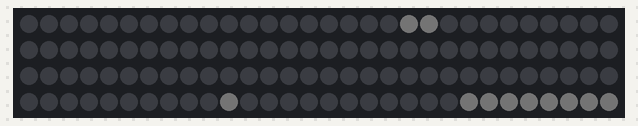
Bench run of a sketch on a simulated ATtiny85, built with avr-gcc and run on an emulated ATtiny85. On the bench: 120 RGB LEDs in strip order, left to right, continuing on the next row. Wiring (inferred from the names in the program): DS3231 clock at I2C address 0x68. Dim RGB values are drawn brighter than linear; the local clock reads 2024-03-15 10:24:30 at power-on unless the sketch sets it.

Above: at 1.16 s.

The sketch:

flash_test.ino
```cpp
#include <Adafruit_DotStar.h>
#include <SPI.h>
#include <Wire.h>
//=============================
// G L O B A L   V A R S
//======================================================
#define DS3231_I2C_ADDRESS 0x68
#define NUMPIXELS 120
#define DATAPIN    4 //YELLOW
#define CLOCKPIN   5 //GREEN
Adafruit_DotStar strip = Adafruit_DotStar(
  NUMPIXELS, DATAPIN, CLOCKPIN, DOTSTAR_BRG);

const int hourLen                     = 2;
const int minuteLen                   = 8;

const int colorStep                   = 1;
const int colorMax                    = 70;
const int colorMin                    = 0;

int hourPoints[hourLen]               = {-1, -1};
int minutePoints[minuteLen]           = {-1, -1, -1, -1, -1, -1, -1, -1};
int secondPoint                       = -1;
int newHourPoints[hourLen];
int newMinutePoints[minuteLen];
int newSecondPoint;

//=============================
// I N I T
//======================================================
 void setup() {
  #if defined(__AVR_ATtiny85__) && (F_CPU == 16000000L)
    clock_prescale_set(clock_div_1);                              // Enable 16 MHz on Trinket
  #endif
  strip.begin();                                                  // Initialize pins for output
  strip.show();                                                   // Turn all LEDs off ASAP
  Wire.begin();
  pinMode(13, OUTPUT);                                            // Sanity check LED
  Serial.begin(9600);
  setDS3231time(50, 58, 2, 0, 0, 0, 0);
}

//=============================
// M A I N   L O O P
//======================================================
byte newSecond, newMinute, newHour, dayOfWeek, dayOfMonth, newMonth, newYear;
int hours       = -1;
int minutes     = -1;
int seconds     = -1;
int pulse       = 0; //0 = no movement, 1 = go down, 2 = go up
int color       = colorMax;
void loop() {
  readDS3231time(&newSecond, &newMinute, &newHour, &dayOfWeek, &dayOfMonth, &newMonth, &newYear);

  // HOURS
  if (hours != newHour) {
    hours = newHour;
    int hourHalfLen = hourLen / 2;
    int j = hourHalfLen * -1;
    for (int i = 0; i < hourLen; i++) {
      newHourPoints[i] = (((j + (hours * 10)) + 120) % 120);
      j++;
    }
  }

  // MINUTES
  if (minutes != newMinute) {
    minutes = newMinute;
    int minuteHalfLen = minuteLen / 2;
    int j = minuteHalfLen * -1;
    for (int i = 0; i < minuteLen; i++) {
      newMinutePoints[i] = (((j + (minutes * 2)) + 120) % 120);
      j++;
    }
  }

  // SECONDS
  if (seconds != newSecond) {
    seconds = newSecond;
    newSecondPoint = seconds * 2;
    if (seconds % 2 == 0) {
      //Serial.println("here");
      pulse = 1;
    } else {
      pulse = 2;
    }
  }

  if (pulse == 1) {
    if (color > colorMin) {
      /*
      for (int i = 0; i < hourLen; i++) {
        strip.setPixelColor(hourPoints[i], color, color, color);
      }
      for (int i = 0; i < minuteLen; i++) {
        strip.setPixelColor(minutePoints[i], color, color, color);
      }
      strip.setPixelColor(secondPoint, color, color, color);
      */
      color -= colorStep;
    } else {
      for (int i = 0; i < hourLen; i++) {
        //strip.setPixelColor(hourPoints[i], 0, 0, 0);
        hourPoints[i] = newHourPoints[i];
      }
      for (int i = 0; i < minuteLen; i++) {
        //strip.setPixelColor(minutePoints[i], 0, 0, 0);
        minutePoints[i] = newMinutePoints[i];
      }
      //strip.setPixelColor(secondPoint, 0, 0, 0);
      secondPoint = newSecondPoint;
      color = colorMin;
      pulse = 0;
    }
  } else if (pulse == 2) {
    if (color < colorMax) {
      /*
      for (int i = 0; i < hourLen; i++) {
        strip.setPixelColor(hourPoints[i], color, color, color);
      }
      for (int i = 0; i < minuteLen; i++) {
        strip.setPixelColor(minutePoints[i], color, color, color);
      }
      strip.setPixelColor(secondPoint, color, color, color);
      */
      color += colorStep;
    } else {
      color = colorMax;
      pulse = 0;
    }
  }
  for (int i = 0; i < hourLen; i++) {
    strip.setPixelColor(hourPoints[i], color, color, color);
  }
  for (int i = 0; i < minuteLen; i++) {
    strip.setPixelColor(minutePoints[i], color, color, color);
  }
  strip.setPixelColor(secondPoint, color, color, color);
  //Serial.println(color);
  strip.show();
}

//=============================
// R T C
//======================================================
// Convert normal decimal numbers to binary coded decimal
byte decToBcd(byte val)
{
  return( (val/10*16) + (val%10) );
}
// Convert binary coded decimal to normal decimal numbers
byte bcdToDec(byte val)
{
  return( (val/16*10) + (val%16) );
}

void setDS3231time(byte newSecond, byte newMinute, byte newHour, byte dayOfWeek, byte
dayOfMonth, byte newMonth, byte newYear)
{
  // sets time and date data to DS3231
  Wire.beginTransmission(DS3231_I2C_ADDRESS);
  Wire.write(0); // set next input to start at the seconds register
  Wire.write(decToBcd(newSecond)); // set seconds
  Wire.write(decToBcd(newMinute)); // set minutes
  Wire.write(decToBcd(newHour)); // set hours
  Wire.write(decToBcd(dayOfWeek)); // set day of week (1=Sunday, 7=Saturday)
  Wire.write(decToBcd(dayOfMonth)); // set date (1 to 31)
  Wire.write(decToBcd(newMonth)); // set month
  Wire.write(decToBcd(newYear)); // set year (0 to 99)
  Wire.endTransmission();
}
void readDS3231time(byte *newSecond,
byte *newMinute,
byte *newHour,
byte *dayOfWeek,
byte *dayOfMonth,
byte *newMonth,
byte *newYear)
{
  Wire.beginTransmission(DS3231_I2C_ADDRESS);
  Wire.write(0); // set DS3231 register pointer to 00h
  Wire.endTransmission();
  Wire.requestFrom(DS3231_I2C_ADDRESS, 7);
  // request seven bytes of data from DS3231 starting from register 00h
  *newSecond = bcdToDec(Wire.read() & 0x7f);
  *newMinute = bcdToDec(Wire.read());
  *newHour = bcdToDec(Wire.read() & 0x3f);
  *dayOfWeek = bcdToDec(Wire.read());
  *dayOfMonth = bcdToDec(Wire.read());
  *newMonth = bcdToDec(Wire.read());
  *newYear = bcdToDec(Wire.read());
}
```
